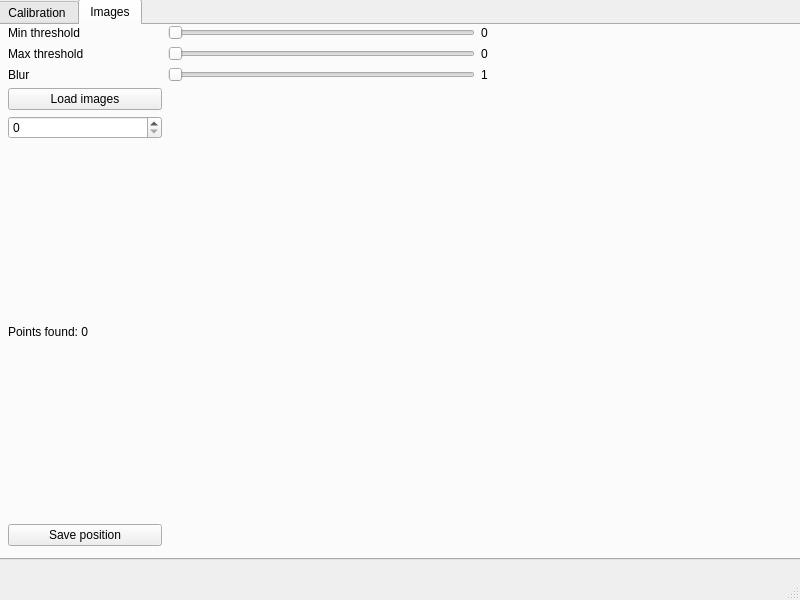
<?xml version="1.0" encoding="UTF-8"?>
<ui version="4.0">
 <class>MainWindow</class>
 <widget class="QMainWindow" name="MainWindow">
  <property name="geometry">
   <rect>
    <x>0</x>
    <y>0</y>
    <width>800</width>
    <height>600</height>
   </rect>
  </property>
  <property name="windowTitle">
   <string>Extract Data</string>
  </property>
  <widget class="QWidget" name="centralwidget">
   <widget class="QTabWidget" name="tabWidget">
    <property name="geometry">
     <rect>
      <x>-4</x>
      <y>-1</y>
      <width>811</width>
      <height>561</height>
     </rect>
    </property>
    <property name="currentIndex">
     <number>1</number>
    </property>
    <widget class="QWidget" name="tab">
     <attribute name="title">
      <string>Calibration</string>
     </attribute>
     <widget class="QWidget" name="gridLayoutWidget">
      <property name="geometry">
       <rect>
        <x>9</x>
        <y>-1</y>
        <width>781</width>
        <height>521</height>
       </rect>
      </property>
      <layout class="QGridLayout" name="gridLayout" rowstretch="0,0,0,10,0" columnstretch="1,2,2">
       <property name="sizeConstraint">
        <enum>QLayout::SetDefaultConstraint</enum>
       </property>
       <property name="verticalSpacing">
        <number>6</number>
       </property>
       <item row="1" column="2">
        <widget class="QLabel" name="maxTrhL">
         <property name="text">
          <string>0</string>
         </property>
        </widget>
       </item>
       <item row="3" column="0">
        <widget class="QPushButton" name="loadCalibImageBtn">
         <property name="text">
          <string>Load calibration image</string>
         </property>
        </widget>
       </item>
       <item row="0" column="2">
        <widget class="QLabel" name="minTrhL">
         <property name="text">
          <string>0</string>
         </property>
        </widget>
       </item>
       <item row="1" column="1">
        <widget class="QSlider" name="maxTrhSld">
         <property name="maximum">
          <number>255</number>
         </property>
         <property name="orientation">
          <enum>Qt::Horizontal</enum>
         </property>
        </widget>
       </item>
       <item row="2" column="1">
        <widget class="QSlider" name="blurSld">
         <property name="minimum">
          <number>1</number>
         </property>
         <property name="maximum">
          <number>10</number>
         </property>
         <property name="orientation">
          <enum>Qt::Horizontal</enum>
         </property>
        </widget>
       </item>
       <item row="2" column="0">
        <widget class="QLabel" name="label_6">
         <property name="text">
          <string>Blur</string>
         </property>
        </widget>
       </item>
       <item row="1" column="0">
        <widget class="QLabel" name="label_7">
         <property name="text">
          <string>Max threshold</string>
         </property>
        </widget>
       </item>
       <item row="0" column="1">
        <widget class="QSlider" name="minTrhSld">
         <property name="maximum">
          <number>255</number>
         </property>
         <property name="orientation">
          <enum>Qt::Horizontal</enum>
         </property>
        </widget>
       </item>
       <item row="0" column="0">
        <widget class="QLabel" name="label_8">
         <property name="text">
          <string>Min threshold</string>
         </property>
        </widget>
       </item>
       <item row="2" column="2">
        <widget class="QLabel" name="blurL">
         <property name="text">
          <string>1</string>
         </property>
        </widget>
       </item>
       <item row="4" column="0">
        <widget class="QPushButton" name="calibrateBtn">
         <property name="text">
          <string>Calibrate image</string>
         </property>
        </widget>
       </item>
       <item row="3" column="1" rowspan="2">
        <widget class="QLabel" name="sourceImageView">
         <property name="text">
          <string/>
         </property>
        </widget>
       </item>
       <item row="3" column="2" rowspan="2">
        <widget class="QLabel" name="destImageView">
         <property name="text">
          <string/>
         </property>
        </widget>
       </item>
      </layout>
     </widget>
    </widget>
    <widget class="QWidget" name="tab_2">
     <attribute name="title">
      <string>Images</string>
     </attribute>
     <widget class="QWidget" name="gridLayoutWidget_2">
      <property name="geometry">
       <rect>
        <x>10</x>
        <y>0</y>
        <width>781</width>
        <height>521</height>
       </rect>
      </property>
      <layout class="QGridLayout" name="gridLayout_2" rowstretch="0,0,0,10,0,0,0" columnstretch="1,2,2">
       <property name="sizeConstraint">
        <enum>QLayout::SetDefaultConstraint</enum>
       </property>
       <property name="verticalSpacing">
        <number>6</number>
       </property>
       <item row="1" column="1">
        <widget class="QSlider" name="maxTrhSld_2">
         <property name="maximum">
          <number>255</number>
         </property>
         <property name="orientation">
          <enum>Qt::Horizontal</enum>
         </property>
        </widget>
       </item>
       <item row="4" column="0">
        <widget class="QSpinBox" name="spinBox"/>
       </item>
       <item row="2" column="2">
        <widget class="QLabel" name="blurL_2">
         <property name="text">
          <string>1</string>
         </property>
        </widget>
       </item>
       <item row="2" column="0">
        <widget class="QLabel" name="label_9">
         <property name="text">
          <string>Blur</string>
         </property>
        </widget>
       </item>
       <item row="3" column="0">
        <widget class="QPushButton" name="loadLaserImagesBtn">
         <property name="text">
          <string>Load images</string>
         </property>
        </widget>
       </item>
       <item row="3" column="1" rowspan="4">
        <widget class="QLabel" name="sourceImageView_2">
         <property name="text">
          <string/>
         </property>
        </widget>
       </item>
       <item row="1" column="2">
        <widget class="QLabel" name="maxTrhL_2">
         <property name="text">
          <string>0</string>
         </property>
        </widget>
       </item>
       <item row="0" column="0">
        <widget class="QLabel" name="label_11">
         <property name="text">
          <string>Min threshold</string>
         </property>
        </widget>
       </item>
       <item row="2" column="1">
        <widget class="QSlider" name="blurSld_2">
         <property name="minimum">
          <number>1</number>
         </property>
         <property name="maximum">
          <number>10</number>
         </property>
         <property name="orientation">
          <enum>Qt::Horizontal</enum>
         </property>
        </widget>
       </item>
       <item row="1" column="0">
        <widget class="QLabel" name="label_10">
         <property name="text">
          <string>Max threshold</string>
         </property>
        </widget>
       </item>
       <item row="0" column="2">
        <widget class="QLabel" name="minTrhL_2">
         <property name="text">
          <string>0</string>
         </property>
        </widget>
       </item>
       <item row="0" column="1">
        <widget class="QSlider" name="minTrhSld_2">
         <property name="maximum">
          <number>255</number>
         </property>
         <property name="orientation">
          <enum>Qt::Horizontal</enum>
         </property>
        </widget>
       </item>
       <item row="3" column="2" rowspan="4">
        <widget class="QLabel" name="destImageView_2">
         <property name="text">
          <string/>
         </property>
        </widget>
       </item>
       <item row="6" column="0">
        <widget class="QPushButton" name="savePositionBtn">
         <property name="text">
          <string>Save position</string>
         </property>
        </widget>
       </item>
       <item row="5" column="0">
        <widget class="QLabel" name="label">
         <property name="text">
          <string>Points found: 0</string>
         </property>
        </widget>
       </item>
      </layout>
     </widget>
    </widget>
   </widget>
  </widget>
  <widget class="QMenuBar" name="menubar">
   <property name="geometry">
    <rect>
     <x>0</x>
     <y>0</y>
     <width>800</width>
     <height>30</height>
    </rect>
   </property>
  </widget>
  <widget class="QStatusBar" name="statusbar"/>
 </widget>
 <resources/>
 <connections>
  <connection>
   <sender>maxTrhSld</sender>
   <signal>valueChanged(int)</signal>
   <receiver>maxTrhL</receiver>
   <slot>setNum(int)</slot>
   <hints>
    <hint type="sourcelabel">
     <x>287</x>
     <y>244</y>
    </hint>
    <hint type="destinationlabel">
     <x>510</x>
     <y>253</y>
    </hint>
   </hints>
  </connection>
  <connection>
   <sender>minTrhSld</sender>
   <signal>valueChanged(int)</signal>
   <receiver>minTrhL</receiver>
   <slot>setNum(int)</slot>
   <hints>
    <hint type="sourcelabel">
     <x>385</x>
     <y>145</y>
    </hint>
    <hint type="destinationlabel">
     <x>517</x>
     <y>141</y>
    </hint>
   </hints>
  </connection>
  <connection>
   <sender>blurSld</sender>
   <signal>valueChanged(int)</signal>
   <receiver>blurL</receiver>
   <slot>setNum(int)</slot>
   <hints>
    <hint type="sourcelabel">
     <x>408</x>
     <y>358</y>
    </hint>
    <hint type="destinationlabel">
     <x>524</x>
     <y>366</y>
    </hint>
   </hints>
  </connection>
  <connection>
   <sender>minTrhSld_2</sender>
   <signal>valueChanged(int)</signal>
   <receiver>minTrhL_2</receiver>
   <slot>setNum(int)</slot>
   <hints>
    <hint type="sourcelabel">
     <x>366</x>
     <y>137</y>
    </hint>
    <hint type="destinationlabel">
     <x>498</x>
     <y>143</y>
    </hint>
   </hints>
  </connection>
  <connection>
   <sender>maxTrhSld_2</sender>
   <signal>valueChanged(int)</signal>
   <receiver>maxTrhL_2</receiver>
   <slot>setNum(int)</slot>
   <hints>
    <hint type="sourcelabel">
     <x>403</x>
     <y>251</y>
    </hint>
    <hint type="destinationlabel">
     <x>514</x>
     <y>254</y>
    </hint>
   </hints>
  </connection>
  <connection>
   <sender>blurSld_2</sender>
   <signal>valueChanged(int)</signal>
   <receiver>blurL_2</receiver>
   <slot>setNum(int)</slot>
   <hints>
    <hint type="sourcelabel">
     <x>422</x>
     <y>354</y>
    </hint>
    <hint type="destinationlabel">
     <x>523</x>
     <y>363</y>
    </hint>
   </hints>
  </connection>
 </connections>
</ui>
